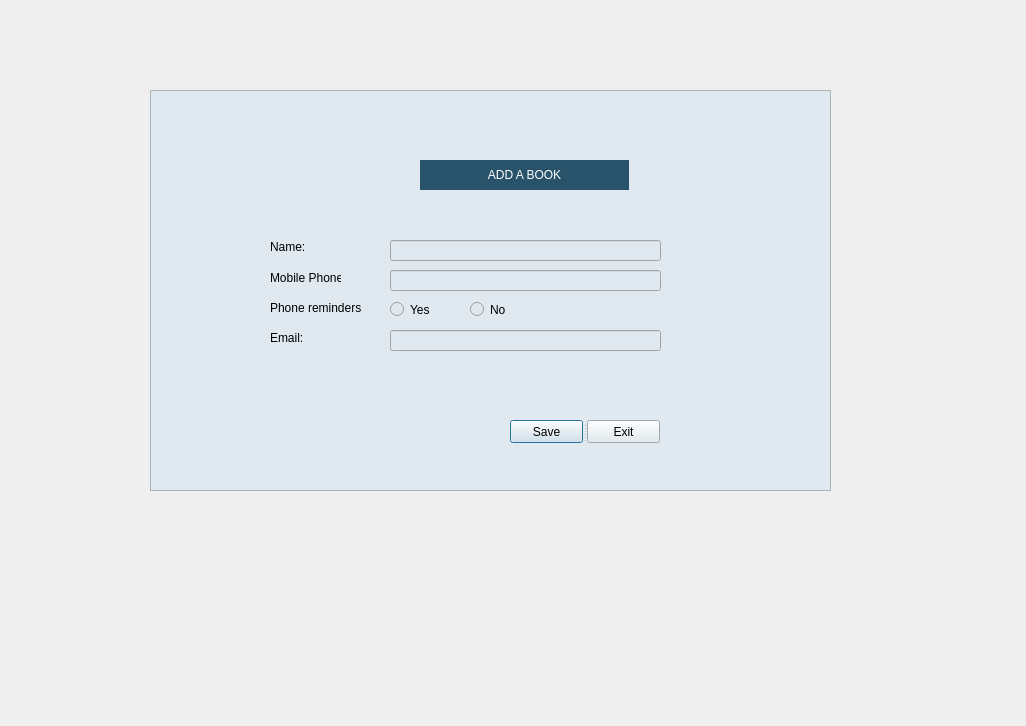
<?xml version="1.0" encoding="UTF-8"?>
<ui version="4.0">
 <class>AddNewMember</class>
 <widget class="QDialog" name="AddNewMember">
  <property name="geometry">
   <rect>
    <x>0</x>
    <y>0</y>
    <width>1026</width>
    <height>726</height>
   </rect>
  </property>
  <property name="windowTitle">
   <string>Dialog</string>
  </property>
  <widget class="QFrame" name="frame">
   <property name="geometry">
    <rect>
     <x>150</x>
     <y>90</y>
     <width>681</width>
     <height>401</height>
    </rect>
   </property>
   <property name="styleSheet">
    <string notr="true">background-color: rgb(223, 233, 239);</string>
   </property>
   <property name="frameShape">
    <enum>QFrame::StyledPanel</enum>
   </property>
   <property name="frameShadow">
    <enum>QFrame::Plain</enum>
   </property>
   <widget class="QLineEdit" name="txtMemberEmail_2">
    <property name="geometry">
     <rect>
      <x>240</x>
      <y>240</y>
      <width>271</width>
      <height>21</height>
     </rect>
    </property>
   </widget>
   <widget class="QLineEdit" name="txtMemberName_2">
    <property name="geometry">
     <rect>
      <x>240</x>
      <y>150</y>
      <width>271</width>
      <height>21</height>
     </rect>
    </property>
   </widget>
   <widget class="QLabel" name="memberName_label_2">
    <property name="geometry">
     <rect>
      <x>120</x>
      <y>150</y>
      <width>47</width>
      <height>14</height>
     </rect>
    </property>
    <property name="styleSheet">
     <string notr="true">color: rgb(0, 0, 0);</string>
    </property>
    <property name="text">
     <string>Name:</string>
    </property>
   </widget>
   <widget class="QLabel" name="phone_label_2">
    <property name="geometry">
     <rect>
      <x>120</x>
      <y>180</y>
      <width>71</width>
      <height>16</height>
     </rect>
    </property>
    <property name="styleSheet">
     <string notr="true">color: rgb(0, 0, 0);</string>
    </property>
    <property name="text">
     <string>Mobile Phone:</string>
    </property>
   </widget>
   <widget class="QLabel" name="email_label_2">
    <property name="geometry">
     <rect>
      <x>120</x>
      <y>240</y>
      <width>47</width>
      <height>16</height>
     </rect>
    </property>
    <property name="styleSheet">
     <string notr="true">color: rgb(0, 0, 0);</string>
    </property>
    <property name="text">
     <string>Email:</string>
    </property>
   </widget>
   <widget class="QLineEdit" name="txtMemberPhone_2">
    <property name="geometry">
     <rect>
      <x>240</x>
      <y>180</y>
      <width>271</width>
      <height>21</height>
     </rect>
    </property>
   </widget>
   <widget class="QLabel" name="LibraryTitle_4">
    <property name="geometry">
     <rect>
      <x>270</x>
      <y>70</y>
      <width>209</width>
      <height>30</height>
     </rect>
    </property>
    <property name="maximumSize">
     <size>
      <width>16777215</width>
      <height>30</height>
     </size>
    </property>
    <property name="styleSheet">
     <string notr="true">background: rgba(40, 83, 107, 1);
font: 75 9pt &quot;Yu Gothic UI&quot;;
color: white;</string>
    </property>
    <property name="text">
     <string>ADD A BOOK</string>
    </property>
    <property name="alignment">
     <set>Qt::AlignCenter</set>
    </property>
   </widget>
   <widget class="QSplitter" name="splitter_2">
    <property name="geometry">
     <rect>
      <x>360</x>
      <y>330</y>
      <width>150</width>
      <height>23</height>
     </rect>
    </property>
    <property name="orientation">
     <enum>Qt::Horizontal</enum>
    </property>
    <widget class="QPushButton" name="btnSaveMember_2">
     <property name="styleSheet">
      <string notr="true">color: rgb(0, 0, 0);</string>
     </property>
     <property name="text">
      <string>Save</string>
     </property>
    </widget>
    <widget class="QPushButton" name="btnexitaddbook_2">
     <property name="styleSheet">
      <string notr="true">color: rgb(0, 0, 0);</string>
     </property>
     <property name="text">
      <string>Exit</string>
     </property>
    </widget>
   </widget>
   <widget class="QLabel" name="phoneNumber_label_2">
    <property name="geometry">
     <rect>
      <x>120</x>
      <y>210</y>
      <width>91</width>
      <height>16</height>
     </rect>
    </property>
    <property name="styleSheet">
     <string notr="true">color: rgb(0, 0, 0);</string>
    </property>
    <property name="text">
     <string>Phone reminders:</string>
    </property>
   </widget>
   <widget class="QRadioButton" name="radioButtonYES_2">
    <property name="geometry">
     <rect>
      <x>240</x>
      <y>210</y>
      <width>51</width>
      <height>19</height>
     </rect>
    </property>
    <property name="styleSheet">
     <string notr="true">color: rgb(0, 0, 0);</string>
    </property>
    <property name="text">
     <string>Yes</string>
    </property>
   </widget>
   <widget class="QRadioButton" name="radioButtonNO_2">
    <property name="geometry">
     <rect>
      <x>320</x>
      <y>210</y>
      <width>51</width>
      <height>19</height>
     </rect>
    </property>
    <property name="styleSheet">
     <string notr="true">color: rgb(0, 0, 0);</string>
    </property>
    <property name="text">
     <string>No</string>
    </property>
   </widget>
  </widget>
 </widget>
 <resources/>
 <connections/>
</ui>
